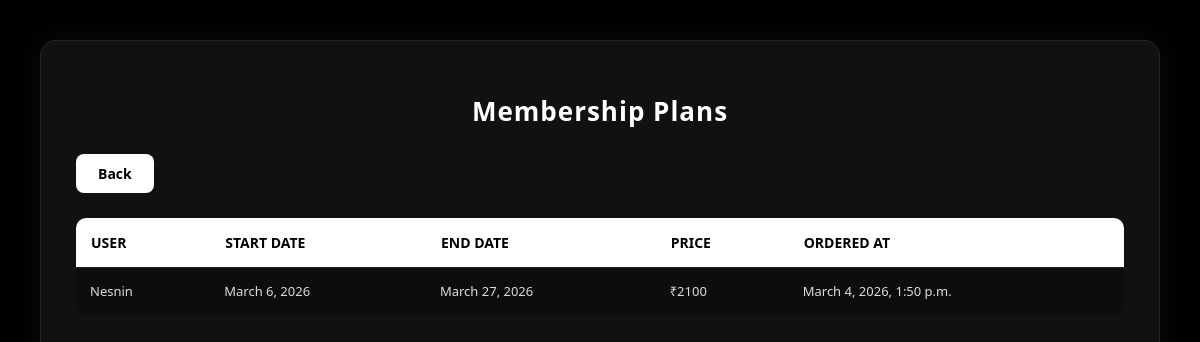
Screenshot of /subscriptionlist/ (signed in) with the database file from the repository.
### danceapp/models.py (models this page shows)
class Subscription(models.Model):
    trainer = models.ForeignKey(Trainer, on_delete=models.CASCADE, null=True, blank=True)
    user = models.ForeignKey(Registration, on_delete=models.CASCADE, null=True, blank=True)
    startdate = models.DateField(null=True, blank=True)
    enddate = models.DateField(null=True, blank=True)
    price = models.IntegerField(default=100)
    ordered_at = models.DateTimeField(auto_now_add=True)
    payment_status = models.CharField(max_length=20, default='Pending')

class Registration(models.Model):
    username=models.CharField(max_length=100,null=True,blank=True)
    email=models.EmailField(max_length=100,unique=True)
    password=models.CharField(max_length=20,null=True,blank=True)
    confirm_password=models.CharField(max_length=20,null=True,blank=True)
    GENDER_CHOICES=(
        ('M','male'),
        ('F','female'),
        ('O','other'),
    )
    gender=models.CharField(max_length=1,choices=GENDER_CHOICES,null=True,blank=True)
    DISTRICT_CHOICES=(
        ('Trivandrum','Trivandrum'),
        ('Kollam','Kollam'),
        ('Pathanamthitta','Pathanamthitta'),
        ('Alappuzha','Alappuzha'),
        ('Kottayam','Kottayam'),
        ('Idukki','Idukki'),
        ('Ernakulam','Ernakulam'),
        ('Thrissur','Thrissur'),
        ('Palakkad','Palakkad'),
        ('Malappuram','Malappuram'),
        ('Kozhikode','Kozhikode'),
        ('Wayanad','Wayanad'),
        ('Kannur','Kannur'),
        ('Kasargod','Kasaragod'),
    )
    DISTRICT=models.CharField(max_length=20,choices=DISTRICT_CHOICES,null=True,blank=True)
    bio=models.TextField(null=True,blank=True)
    links=models.TextField(null=True,blank=True)
    image=models.FileField(upload_to='images/',null=True,blank=True)

### danceapp/views.py (the view)
# urls.py: path('subscriptionlist/', views.subscriptionlist, name='subscriptionlist'),
def subscriptionlist(request):
    trainer_id = request.session.get('trainer_id')
    subscription = models.Subscription.objects.filter(trainer_id=trainer_id)
    return render(request,'subscriptionlist.html',{'events':subscription})

### danceapp/templates/subscriptionlist.html (shortened to what this page needs)
<!DOCTYPE html>
<html lang="en">
<head>
</head>
<body>
<div class="container">
    <h1 class="title">Membership Plans</h1>
    <a href="/trainerhome" class="back-btn">Back</a>
    {% if events %}
    <table>
        <thead>
            <tr>
                <th>User</th>
                <th>Start Date</th>
                <th>End Date</th>
                <th>Price</th>
                <th>Ordered At</th>
            </tr>
        </thead>
        <tbody>
            {% for user in events %}
            <tr>
                <td>{{ user.user.username }}</td>
                <td>{{ user.startdate }}</td>
                <td>{{ user.enddate }}</td>
                <td>₹{{ user.price }}</td>
                <td>{{ user.ordered_at }}</td>
            </tr>
            {% endfor %}
        </tbody>
    </table>
    {% else %}
        <div class="no-users">No Membership Plans Found.</div>
    {% endif %}
</div>
</body>
</html>

### danceapp/templates/subscriptionlist.html (style rules this page uses)
body { margin: 0; padding: 40px; font-family: "Segoe UI", Arial, sans-serif; background: #000; color: #fff; display: flex; justify-content: center; min-height: 100vh; }
.container { width: 100%; max-width: 1100px; background: #111; padding: 35px; border-radius: 15px; border: 1px solid #222; box-shadow: 0 0 30px rgba(255,255,255,0.05); }
.title { text-align: center; font-size: 26px; margin-bottom: 25px; letter-spacing: 1px; }
.back-btn { display: inline-block; background: #fff; color: #000; padding: 10px 22px; text-decoration: none; border-radius: 8px; font-size: 14px; font-weight: 600; margin-bottom: 25px; transition: 0.3s ease; }
table { width: 100%; border-collapse: collapse; border-radius: 10px; overflow: hidden; background: #0d0d0d; }
thead { background: #fff; color: #000; }
thead th { padding: 15px; font-size: 14px; text-transform: uppercase; text-align: left; }
tbody tr { border-top: 1px solid #222; transition: 0.3s ease; }
tbody td { padding: 14px; font-size: 13px; color: #ddd; }

### rows the page displays
Subscription: user.username "Nesnin", startdate "March 6, 2026", enddate "March 27, 2026", price "2100", ordered_at "March 4, 2026, 1:50 p.m."
